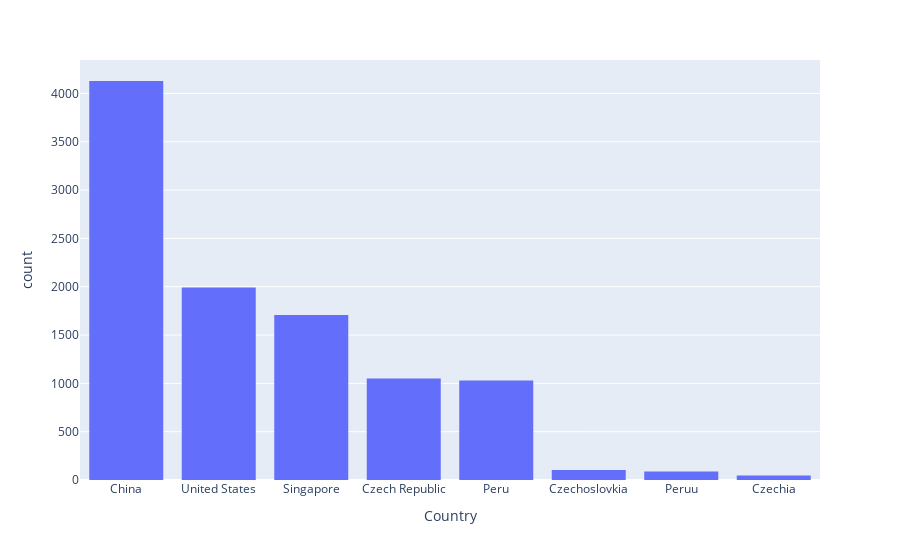

This figure's notebook cell:
### Code cell
fig=plot_histogram('Country')
fig

### Figure 1 — Plotly figure (JSON) as saved in the notebook; plotly's stock layout.template omitted (floating-point values rounded to 4 significant figures; data arrays with more than 128 entries replaced by an {"elided": "..."} marker saying what was removed)
{"data": [{"alignmentgroup": "True", "bingroup": "x", "hovertemplate": "Country=%{x}<br>count=%{y}<extra></extra>", "legendgroup": "", "marker": {"color": "#636efa", "pattern": {"shape": ""}}, "name": "", "offsetgroup": "", "orientation": "v", "showlegend": false, "type": "histogram", "x": {"elided": "10148 str values"}, "xaxis": "x", "yaxis": "y"}], "layout": {"barmode": "relative", "legend": {"tracegroupgap": 0}, "margin": {"t": 60}, "xaxis": {"anchor": "y", "categoryorder": "total descending", "domain": [0, 1], "title": {"text": "Country"}}, "yaxis": {"anchor": "x", "domain": [0, 1], "title": {"text": "count"}}}}
